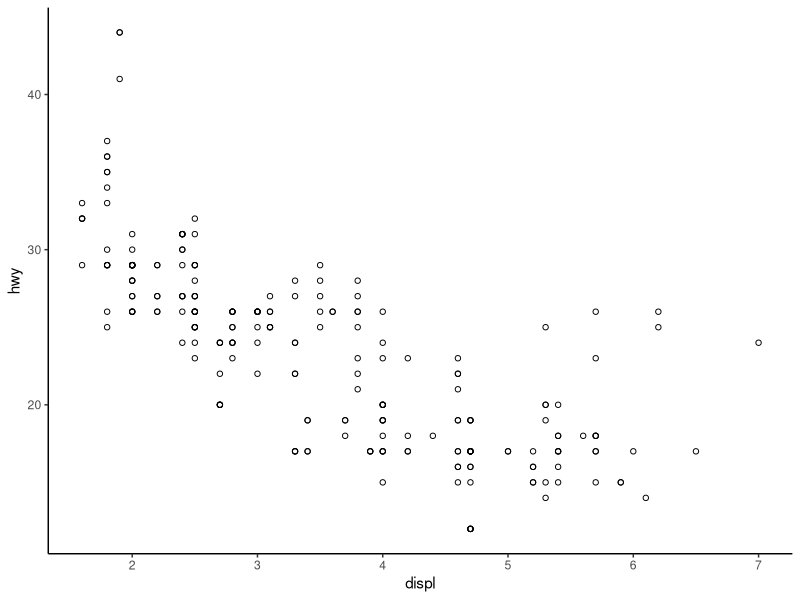
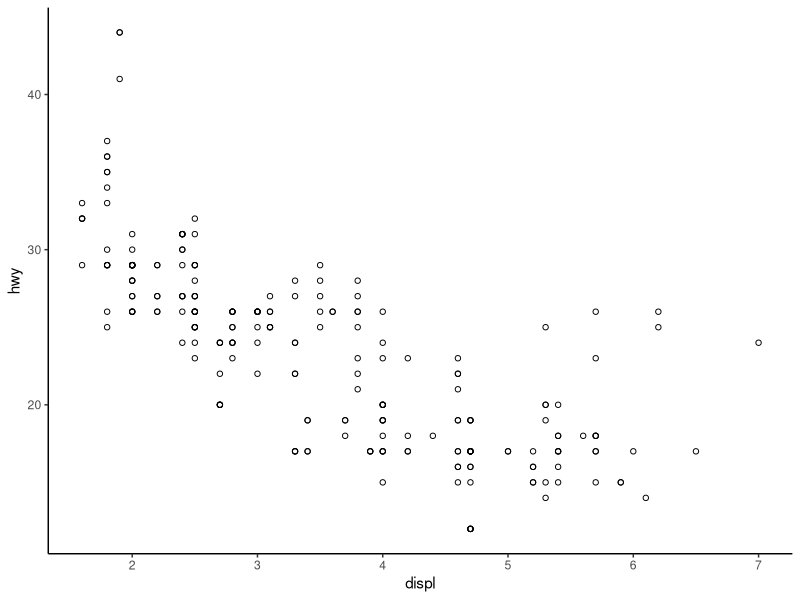

Generate these figures, in order, with R:
library(tidyverse)

ggplot(data = mpg, 
       mapping = aes(x = displ,
                     y = hwy)) +
  geom_point(shape = 1) +
  theme_classic()


g1 <- ggplot(data = mpg, 
       mapping = aes(x = displ,
                     y = hwy)) +
  geom_point(shape = 1) +
  theme_classic()

ggsave(plot = g1,
       filename = "myPlot2.svg",
       width = 391,
       height = 362,
       units = 'px',
       dpi = 300)

# for maintaining size, see
# see https://stackoverflow.com/questions/44711236/set-the-size-of-ggsave-exactly


# text modificarions see
# https://graphicdesign.stackexchange.com/questions/160105/why-changing-font-size-only-changes-height
# # Kurzform
# ggplot(mpg, aes(displ, hwy)) +
#   geom_point()
# 
# # mapping Drittvariable
# ggplot(mpg, aes(displ, hwy,
#                 color = class)) +
#   geom_point()
# 
# 
# # Konfektionierung Daten
# ggplot(mpg, aes(displ, hwy)) +
#   geom_point(shape = 8,
#              color = 'red',
#              size = 4)
# 
# 
# # Konfektionierung Daten: shape
# ggplot(mpg, aes(displ, hwy,
#                 shape = class)) +
#   geom_point() +
#   scale_shape_manual(values = 1:7)
# 
# 
# ### Achsen
# ggplot(mpg, aes(displ, hwy)) +
#   geom_point() + 
#   coord_cartesian(xlim = c(0,10), ylim = c(0, 45))+
#   scale_x_continuous(breaks = c(2,6),
#                      minor_breaks = seq(0,10,0.5),
#                      labels = c("wenig", "viel"),
#                      name = "Displacement") + 
#   scale_y_continuous(breaks = seq(0,50,10),
#                      minor_breaks = seq(0,45,5),
#                      name = "Mileage") 
# 
# # Anmerkungen
# ggplot(mpg, aes(displ, hwy)) +
#   geom_point() +
#   geom_hline(yintercept = 35,
#              linetype = 'dashed') +
#   annotate("rect", xmin = 1, xmax = 2,
#            ymin = 20, ymax = 50,
#            alpha = .1,fill = "blue") +
#   annotate("text", x = 2.5, y = 40,
#            label = 'Economic cars',
#            vjust = "center", hjust = "left")
# 
# # themes
# ggplot(mpg, aes(displ, hwy)) +
#   geom_point() +
#   coord_cartesian(xlim = c(0,10), ylim = c(0, 45))+
#   theme_classic() +
#   theme(
#     axis.ticks.length = unit(0.2, "cm"),
#     axis.ticks.x = element_line(color = 'red'))
# 
# # Objekt
# myPlot <- ggplot(mpg, aes(displ, hwy)) 
# myPlot + geom_point()
# 
# # export
# myPlot <- ggplot(data = mpg, 
#                  mapping = aes(x = displ,
#                                y = hwy)) +
#   scale_x_continuous(name = "Displacement") + 
#   scale_y_continuous(name = "Mileage") +
#   theme_classic() +
#   geom_point()
# 
# # ggfs. Paket svglite installieren
# 
